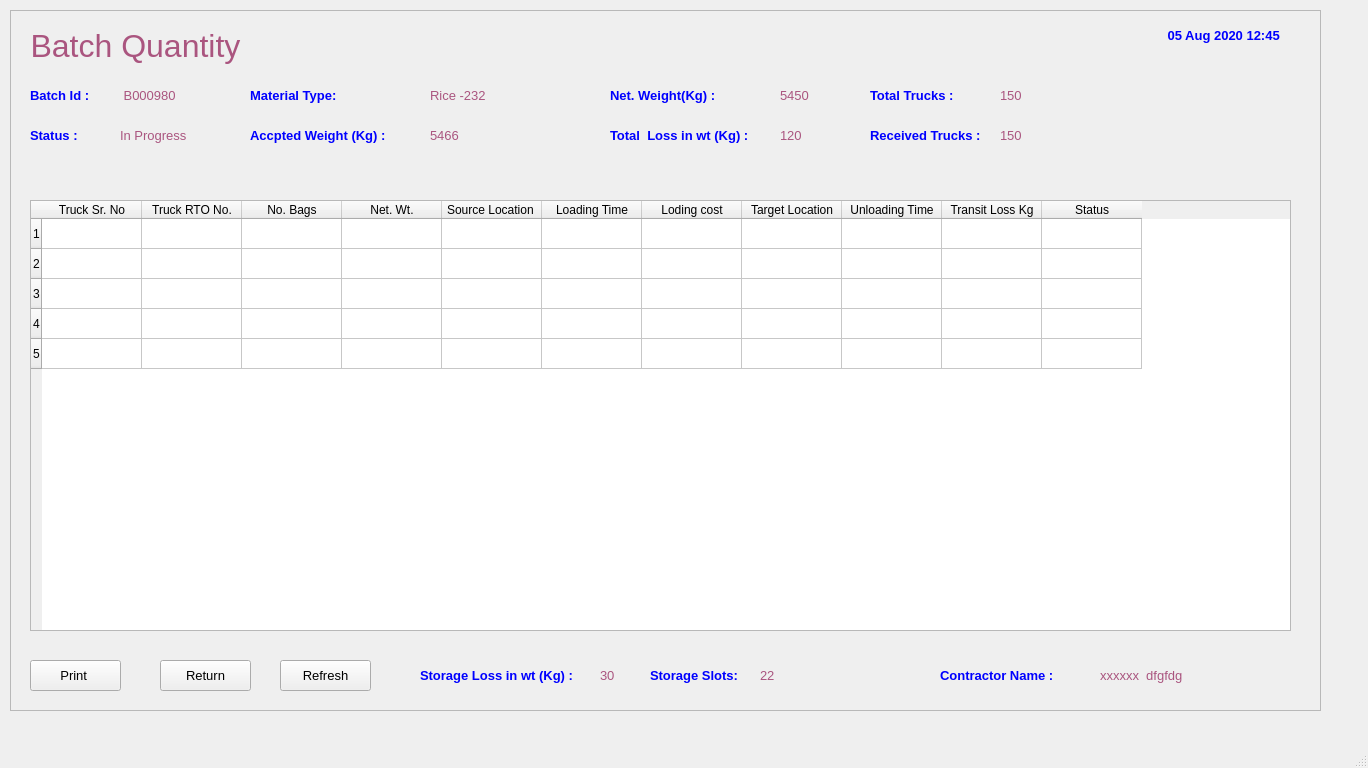
<?xml version="1.0" encoding="UTF-8"?>
<ui version="4.0">
 <class>MainWindow</class>
 <widget class="QMainWindow" name="MainWindow">
  <property name="geometry">
   <rect>
    <x>0</x>
    <y>0</y>
    <width>1368</width>
    <height>768</height>
   </rect>
  </property>
  <property name="baseSize">
   <size>
    <width>0</width>
    <height>0</height>
   </size>
  </property>
  <property name="windowTitle">
   <string>MainWindow</string>
  </property>
  <widget class="QWidget" name="centralwidget">
   <widget class="QFrame" name="frame">
    <property name="geometry">
     <rect>
      <x>10</x>
      <y>10</y>
      <width>1311</width>
      <height>701</height>
     </rect>
    </property>
    <property name="frameShape">
     <enum>QFrame::StyledPanel</enum>
    </property>
    <property name="frameShadow">
     <enum>QFrame::Raised</enum>
    </property>
    <widget class="QLabel" name="label">
     <property name="geometry">
      <rect>
       <x>10</x>
       <y>10</y>
       <width>231</width>
       <height>51</height>
      </rect>
     </property>
     <property name="font">
      <font>
       <pointsize>24</pointsize>
      </font>
     </property>
     <property name="styleSheet">
      <string notr="true">color: rgb(170, 85, 127);</string>
     </property>
     <property name="text">
      <string>Batch Quantity</string>
     </property>
     <property name="alignment">
      <set>Qt::AlignCenter</set>
     </property>
    </widget>
    <widget class="QLabel" name="label_20">
     <property name="geometry">
      <rect>
       <x>1140</x>
       <y>10</y>
       <width>151</width>
       <height>31</height>
      </rect>
     </property>
     <property name="font">
      <font>
       <family>MS Sans Serif</family>
       <pointsize>10</pointsize>
       <weight>75</weight>
       <bold>true</bold>
       <underline>false</underline>
      </font>
     </property>
     <property name="styleSheet">
      <string notr="true">color: rgb(0, 0, 255);</string>
     </property>
     <property name="text">
      <string>05 Aug 2020 12:45 </string>
     </property>
     <property name="alignment">
      <set>Qt::AlignCenter</set>
     </property>
    </widget>
    <widget class="QTableWidget" name="tableWidget">
     <property name="geometry">
      <rect>
       <x>20</x>
       <y>190</y>
       <width>1261</width>
       <height>431</height>
      </rect>
     </property>
     <row>
      <property name="text">
       <string>1</string>
      </property>
     </row>
     <row>
      <property name="text">
       <string>2</string>
      </property>
     </row>
     <row>
      <property name="text">
       <string>3</string>
      </property>
     </row>
     <row>
      <property name="text">
       <string>4</string>
      </property>
     </row>
     <row>
      <property name="text">
       <string>5</string>
      </property>
     </row>
     <column>
      <property name="text">
       <string>Truck Sr. No</string>
      </property>
     </column>
     <column>
      <property name="text">
       <string>Truck RTO No.</string>
      </property>
     </column>
     <column>
      <property name="text">
       <string>No. Bags</string>
      </property>
     </column>
     <column>
      <property name="text">
       <string>Net. Wt.</string>
      </property>
     </column>
     <column>
      <property name="text">
       <string>Source Location </string>
      </property>
     </column>
     <column>
      <property name="text">
       <string>Loading Time</string>
      </property>
     </column>
     <column>
      <property name="text">
       <string>Loding cost</string>
      </property>
     </column>
     <column>
      <property name="text">
       <string>Target Location</string>
      </property>
     </column>
     <column>
      <property name="text">
       <string>Unloading Time</string>
      </property>
     </column>
     <column>
      <property name="text">
       <string>Transit Loss Kg</string>
      </property>
     </column>
     <column>
      <property name="text">
       <string>Status</string>
      </property>
     </column>
    </widget>
    <widget class="QLabel" name="label_22">
     <property name="geometry">
      <rect>
       <x>20</x>
       <y>70</y>
       <width>71</width>
       <height>31</height>
      </rect>
     </property>
     <property name="font">
      <font>
       <family>MS Shell Dlg 2</family>
       <pointsize>10</pointsize>
       <weight>75</weight>
       <bold>true</bold>
       <underline>false</underline>
      </font>
     </property>
     <property name="styleSheet">
      <string notr="true">color: rgb(0, 0, 255);</string>
     </property>
     <property name="text">
      <string>Batch Id :</string>
     </property>
     <property name="alignment">
      <set>Qt::AlignLeading|Qt::AlignLeft|Qt::AlignVCenter</set>
     </property>
    </widget>
    <widget class="QLabel" name="label_23">
     <property name="geometry">
      <rect>
       <x>240</x>
       <y>110</y>
       <width>171</width>
       <height>31</height>
      </rect>
     </property>
     <property name="font">
      <font>
       <family>MS Shell Dlg 2</family>
       <pointsize>10</pointsize>
       <weight>75</weight>
       <bold>true</bold>
       <underline>false</underline>
      </font>
     </property>
     <property name="styleSheet">
      <string notr="true">color: rgb(0, 0, 255);</string>
     </property>
     <property name="text">
      <string>Accpted Weight (Kg) :</string>
     </property>
     <property name="alignment">
      <set>Qt::AlignLeading|Qt::AlignLeft|Qt::AlignVCenter</set>
     </property>
    </widget>
    <widget class="QLabel" name="label_24">
     <property name="geometry">
      <rect>
       <x>240</x>
       <y>70</y>
       <width>141</width>
       <height>31</height>
      </rect>
     </property>
     <property name="font">
      <font>
       <family>MS Shell Dlg 2</family>
       <pointsize>10</pointsize>
       <weight>75</weight>
       <bold>true</bold>
       <underline>false</underline>
      </font>
     </property>
     <property name="styleSheet">
      <string notr="true">color: rgb(0, 0, 255);</string>
     </property>
     <property name="text">
      <string>Material Type:</string>
     </property>
     <property name="alignment">
      <set>Qt::AlignLeading|Qt::AlignLeft|Qt::AlignVCenter</set>
     </property>
    </widget>
    <widget class="QLabel" name="label_2">
     <property name="geometry">
      <rect>
       <x>110</x>
       <y>70</y>
       <width>91</width>
       <height>31</height>
      </rect>
     </property>
     <property name="font">
      <font>
       <pointsize>10</pointsize>
      </font>
     </property>
     <property name="styleSheet">
      <string notr="true">color: rgb(170, 85, 127);</string>
     </property>
     <property name="text">
      <string> B000980</string>
     </property>
     <property name="alignment">
      <set>Qt::AlignLeading|Qt::AlignLeft|Qt::AlignVCenter</set>
     </property>
    </widget>
    <widget class="QLabel" name="label_29">
     <property name="geometry">
      <rect>
       <x>600</x>
       <y>70</y>
       <width>141</width>
       <height>31</height>
      </rect>
     </property>
     <property name="font">
      <font>
       <family>MS Shell Dlg 2</family>
       <pointsize>10</pointsize>
       <weight>75</weight>
       <bold>true</bold>
       <underline>false</underline>
      </font>
     </property>
     <property name="styleSheet">
      <string notr="true">color: rgb(0, 0, 255);</string>
     </property>
     <property name="text">
      <string>Net. Weight(Kg) :</string>
     </property>
     <property name="alignment">
      <set>Qt::AlignLeading|Qt::AlignLeft|Qt::AlignVCenter</set>
     </property>
    </widget>
    <widget class="QPushButton" name="pushButton_5">
     <property name="geometry">
      <rect>
       <x>150</x>
       <y>650</y>
       <width>91</width>
       <height>31</height>
      </rect>
     </property>
     <property name="font">
      <font>
       <pointsize>10</pointsize>
      </font>
     </property>
     <property name="text">
      <string>Return</string>
     </property>
    </widget>
    <widget class="QPushButton" name="pushButton_7">
     <property name="geometry">
      <rect>
       <x>20</x>
       <y>650</y>
       <width>91</width>
       <height>31</height>
      </rect>
     </property>
     <property name="font">
      <font>
       <pointsize>10</pointsize>
      </font>
     </property>
     <property name="text">
      <string>Print </string>
     </property>
    </widget>
    <widget class="QLabel" name="label_6">
     <property name="geometry">
      <rect>
       <x>420</x>
       <y>70</y>
       <width>171</width>
       <height>31</height>
      </rect>
     </property>
     <property name="font">
      <font>
       <pointsize>10</pointsize>
      </font>
     </property>
     <property name="styleSheet">
      <string notr="true">color: rgb(170, 85, 127);</string>
     </property>
     <property name="text">
      <string>Rice -232</string>
     </property>
     <property name="alignment">
      <set>Qt::AlignLeading|Qt::AlignLeft|Qt::AlignVCenter</set>
     </property>
    </widget>
    <widget class="QLabel" name="label_7">
     <property name="geometry">
      <rect>
       <x>420</x>
       <y>110</y>
       <width>51</width>
       <height>31</height>
      </rect>
     </property>
     <property name="font">
      <font>
       <pointsize>10</pointsize>
      </font>
     </property>
     <property name="styleSheet">
      <string notr="true">color: rgb(170, 85, 127);</string>
     </property>
     <property name="text">
      <string>5466</string>
     </property>
     <property name="alignment">
      <set>Qt::AlignLeading|Qt::AlignLeft|Qt::AlignVCenter</set>
     </property>
    </widget>
    <widget class="QLabel" name="label_8">
     <property name="geometry">
      <rect>
       <x>770</x>
       <y>70</y>
       <width>51</width>
       <height>31</height>
      </rect>
     </property>
     <property name="font">
      <font>
       <pointsize>10</pointsize>
      </font>
     </property>
     <property name="styleSheet">
      <string notr="true">color: rgb(170, 85, 127);</string>
     </property>
     <property name="text">
      <string>5450</string>
     </property>
     <property name="alignment">
      <set>Qt::AlignLeading|Qt::AlignLeft|Qt::AlignVCenter</set>
     </property>
    </widget>
    <widget class="QLabel" name="label_33">
     <property name="geometry">
      <rect>
       <x>20</x>
       <y>110</y>
       <width>71</width>
       <height>31</height>
      </rect>
     </property>
     <property name="font">
      <font>
       <family>MS Shell Dlg 2</family>
       <pointsize>10</pointsize>
       <weight>75</weight>
       <bold>true</bold>
       <underline>false</underline>
      </font>
     </property>
     <property name="styleSheet">
      <string notr="true">color: rgb(0, 0, 255);</string>
     </property>
     <property name="text">
      <string>Status :</string>
     </property>
     <property name="alignment">
      <set>Qt::AlignLeading|Qt::AlignLeft|Qt::AlignVCenter</set>
     </property>
    </widget>
    <widget class="QLabel" name="label_34">
     <property name="geometry">
      <rect>
       <x>600</x>
       <y>110</y>
       <width>151</width>
       <height>31</height>
      </rect>
     </property>
     <property name="font">
      <font>
       <family>MS Shell Dlg 2</family>
       <pointsize>10</pointsize>
       <weight>75</weight>
       <bold>true</bold>
       <underline>false</underline>
      </font>
     </property>
     <property name="styleSheet">
      <string notr="true">color: rgb(0, 0, 255);</string>
     </property>
     <property name="text">
      <string>Total  Loss in wt (Kg) :</string>
     </property>
     <property name="alignment">
      <set>Qt::AlignLeading|Qt::AlignLeft|Qt::AlignVCenter</set>
     </property>
    </widget>
    <widget class="QLabel" name="label_9">
     <property name="geometry">
      <rect>
       <x>770</x>
       <y>110</y>
       <width>51</width>
       <height>31</height>
      </rect>
     </property>
     <property name="font">
      <font>
       <pointsize>10</pointsize>
      </font>
     </property>
     <property name="styleSheet">
      <string notr="true">color: rgb(170, 85, 127);</string>
     </property>
     <property name="text">
      <string>120</string>
     </property>
     <property name="alignment">
      <set>Qt::AlignLeading|Qt::AlignLeft|Qt::AlignVCenter</set>
     </property>
    </widget>
    <widget class="QLabel" name="label_10">
     <property name="geometry">
      <rect>
       <x>110</x>
       <y>110</y>
       <width>91</width>
       <height>31</height>
      </rect>
     </property>
     <property name="font">
      <font>
       <pointsize>10</pointsize>
      </font>
     </property>
     <property name="styleSheet">
      <string notr="true">color: rgb(170, 85, 127);</string>
     </property>
     <property name="text">
      <string>In Progress</string>
     </property>
     <property name="alignment">
      <set>Qt::AlignLeading|Qt::AlignLeft|Qt::AlignVCenter</set>
     </property>
    </widget>
    <widget class="QPushButton" name="pushButton_8">
     <property name="geometry">
      <rect>
       <x>270</x>
       <y>650</y>
       <width>91</width>
       <height>31</height>
      </rect>
     </property>
     <property name="font">
      <font>
       <pointsize>10</pointsize>
      </font>
     </property>
     <property name="text">
      <string>Refresh</string>
     </property>
    </widget>
    <widget class="QLabel" name="label_30">
     <property name="geometry">
      <rect>
       <x>860</x>
       <y>70</y>
       <width>111</width>
       <height>31</height>
      </rect>
     </property>
     <property name="font">
      <font>
       <family>MS Shell Dlg 2</family>
       <pointsize>10</pointsize>
       <weight>75</weight>
       <bold>true</bold>
       <underline>false</underline>
      </font>
     </property>
     <property name="styleSheet">
      <string notr="true">color: rgb(0, 0, 255);</string>
     </property>
     <property name="text">
      <string>Total Trucks :</string>
     </property>
     <property name="alignment">
      <set>Qt::AlignLeading|Qt::AlignLeft|Qt::AlignVCenter</set>
     </property>
    </widget>
    <widget class="QLabel" name="label_31">
     <property name="geometry">
      <rect>
       <x>860</x>
       <y>110</y>
       <width>121</width>
       <height>31</height>
      </rect>
     </property>
     <property name="font">
      <font>
       <family>MS Shell Dlg 2</family>
       <pointsize>10</pointsize>
       <weight>75</weight>
       <bold>true</bold>
       <underline>false</underline>
      </font>
     </property>
     <property name="styleSheet">
      <string notr="true">color: rgb(0, 0, 255);</string>
     </property>
     <property name="text">
      <string>Received Trucks :</string>
     </property>
     <property name="alignment">
      <set>Qt::AlignLeading|Qt::AlignLeft|Qt::AlignVCenter</set>
     </property>
    </widget>
    <widget class="QLabel" name="label_11">
     <property name="geometry">
      <rect>
       <x>990</x>
       <y>70</y>
       <width>51</width>
       <height>31</height>
      </rect>
     </property>
     <property name="font">
      <font>
       <pointsize>10</pointsize>
      </font>
     </property>
     <property name="styleSheet">
      <string notr="true">color: rgb(170, 85, 127);</string>
     </property>
     <property name="text">
      <string>150</string>
     </property>
     <property name="alignment">
      <set>Qt::AlignLeading|Qt::AlignLeft|Qt::AlignVCenter</set>
     </property>
    </widget>
    <widget class="QLabel" name="label_12">
     <property name="geometry">
      <rect>
       <x>990</x>
       <y>110</y>
       <width>51</width>
       <height>31</height>
      </rect>
     </property>
     <property name="font">
      <font>
       <pointsize>10</pointsize>
      </font>
     </property>
     <property name="styleSheet">
      <string notr="true">color: rgb(170, 85, 127);</string>
     </property>
     <property name="text">
      <string>150</string>
     </property>
     <property name="alignment">
      <set>Qt::AlignLeading|Qt::AlignLeft|Qt::AlignVCenter</set>
     </property>
    </widget>
    <widget class="QLabel" name="label_35">
     <property name="geometry">
      <rect>
       <x>930</x>
       <y>650</y>
       <width>131</width>
       <height>31</height>
      </rect>
     </property>
     <property name="font">
      <font>
       <family>MS Shell Dlg 2</family>
       <pointsize>10</pointsize>
       <weight>75</weight>
       <bold>true</bold>
       <underline>false</underline>
      </font>
     </property>
     <property name="styleSheet">
      <string notr="true">color: rgb(0, 0, 255);</string>
     </property>
     <property name="text">
      <string>Contractor Name :</string>
     </property>
     <property name="alignment">
      <set>Qt::AlignLeading|Qt::AlignLeft|Qt::AlignVCenter</set>
     </property>
    </widget>
    <widget class="QLabel" name="label_13">
     <property name="geometry">
      <rect>
       <x>1090</x>
       <y>650</y>
       <width>191</width>
       <height>31</height>
      </rect>
     </property>
     <property name="font">
      <font>
       <pointsize>10</pointsize>
      </font>
     </property>
     <property name="styleSheet">
      <string notr="true">color: rgb(170, 85, 127);</string>
     </property>
     <property name="text">
      <string>xxxxxx  dfgfdg</string>
     </property>
     <property name="alignment">
      <set>Qt::AlignLeading|Qt::AlignLeft|Qt::AlignVCenter</set>
     </property>
    </widget>
    <widget class="QLabel" name="label_36">
     <property name="geometry">
      <rect>
       <x>410</x>
       <y>650</y>
       <width>171</width>
       <height>31</height>
      </rect>
     </property>
     <property name="font">
      <font>
       <family>MS Shell Dlg 2</family>
       <pointsize>10</pointsize>
       <weight>75</weight>
       <bold>true</bold>
       <underline>false</underline>
      </font>
     </property>
     <property name="styleSheet">
      <string notr="true">color: rgb(0, 0, 255);</string>
     </property>
     <property name="text">
      <string>Storage Loss in wt (Kg) :</string>
     </property>
     <property name="alignment">
      <set>Qt::AlignLeading|Qt::AlignLeft|Qt::AlignVCenter</set>
     </property>
    </widget>
    <widget class="QLabel" name="label_14">
     <property name="geometry">
      <rect>
       <x>590</x>
       <y>650</y>
       <width>31</width>
       <height>31</height>
      </rect>
     </property>
     <property name="font">
      <font>
       <pointsize>10</pointsize>
      </font>
     </property>
     <property name="styleSheet">
      <string notr="true">color: rgb(170, 85, 127);</string>
     </property>
     <property name="text">
      <string>30</string>
     </property>
     <property name="alignment">
      <set>Qt::AlignLeading|Qt::AlignLeft|Qt::AlignVCenter</set>
     </property>
    </widget>
    <widget class="QLabel" name="label_37">
     <property name="geometry">
      <rect>
       <x>640</x>
       <y>650</y>
       <width>101</width>
       <height>31</height>
      </rect>
     </property>
     <property name="font">
      <font>
       <family>MS Shell Dlg 2</family>
       <pointsize>10</pointsize>
       <weight>75</weight>
       <bold>true</bold>
       <underline>false</underline>
      </font>
     </property>
     <property name="styleSheet">
      <string notr="true">color: rgb(0, 0, 255);</string>
     </property>
     <property name="text">
      <string>Storage Slots:</string>
     </property>
     <property name="alignment">
      <set>Qt::AlignLeading|Qt::AlignLeft|Qt::AlignVCenter</set>
     </property>
    </widget>
    <widget class="QLabel" name="label_15">
     <property name="geometry">
      <rect>
       <x>750</x>
       <y>650</y>
       <width>31</width>
       <height>31</height>
      </rect>
     </property>
     <property name="font">
      <font>
       <pointsize>10</pointsize>
      </font>
     </property>
     <property name="styleSheet">
      <string notr="true">color: rgb(170, 85, 127);</string>
     </property>
     <property name="text">
      <string>22</string>
     </property>
     <property name="alignment">
      <set>Qt::AlignLeading|Qt::AlignLeft|Qt::AlignVCenter</set>
     </property>
    </widget>
   </widget>
  </widget>
  <widget class="QMenuBar" name="menubar">
   <property name="geometry">
    <rect>
     <x>0</x>
     <y>0</y>
     <width>1368</width>
     <height>21</height>
    </rect>
   </property>
  </widget>
  <widget class="QStatusBar" name="statusbar"/>
 </widget>
 <resources/>
 <connections/>
</ui>
